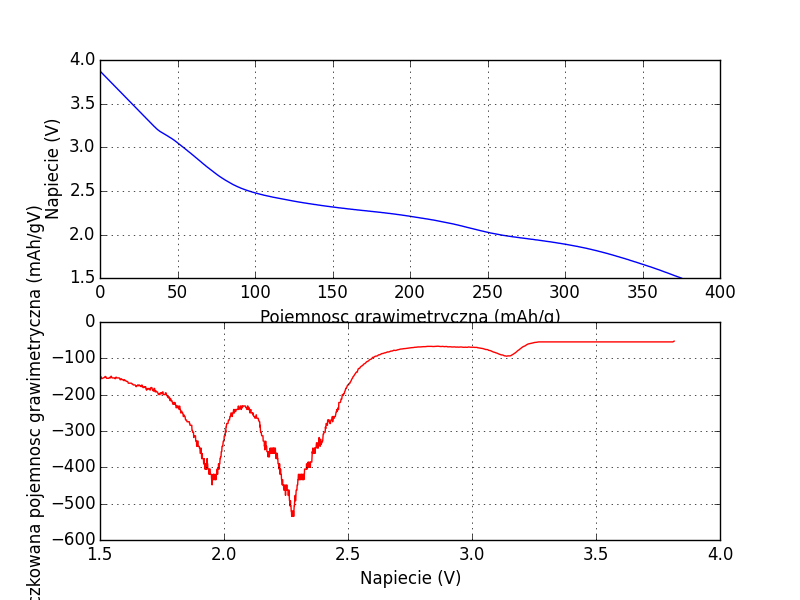

The Python source for this figure:
import numpy as np
import matplotlib.pyplot as plt

with open("zad2_bat_2_read.txt") as file:
	A=np.loadtxt(file)
time_s = A[:,0]
U_volts = A[:,1]
mass = 2e-6 #kg
I = 15.80e-6 #ampere
#czas w sekundach
#coulomb/kg
#ładunek przez masę daje miliculomby
# dT = np.average(np.gradient(time_s))
# dUdT = np.gradient(U_volts, dT)
gravimetric_capacitance_mahslashg = time_s*I/mass/3600
differentiated_capacitance = []
voltages=[]

for i in range(1,len(gravimetric_capacitance_mahslashg)-1):
	if(U_volts[i+1]-U_volts[i]!=0.0):
		differentiated_capacitance.append((gravimetric_capacitance_mahslashg[i+1]-gravimetric_capacitance_mahslashg[i-1])/(U_volts[i+1]-U_volts[i-1]))
		voltages.append(U_volts[i])

average=[]

for i in range(0,len(differentiated_capacitance)):
	przedzial = differentiated_capacitance[i-10:i+10]
	average.append(np.sum(przedzial)/len(przedzial))

doswiadczalna=max(gravimetric_capacitance_mahslashg)
teoretyczna = 0.9*442.1
fraction = doswiadczalna/teoretyczna
print(doswiadczalna, teoretyczna, fraction)

plt.ion()

plt.figure(1)
plt.title("Pojemność grawimetryczna")
plt.subplot(211)
plt.plot(gravimetric_capacitance_mahslashg, U_volts, "b-")
# plt.plot(charge, dUdT, "r-")
plt.grid()
plt.ylabel("Napiecie (V)")
plt.xlabel("Pojemnosc grawimetryczna (mAh/g)")
plt.subplot(212)
plt.plot(voltages, average, "r-")
plt.grid()
plt.xlabel("Napiecie (V)")
plt.ylabel("Zrózniczkowana pojemnosc grawimetryczna (mAh/gV)")
plt.savefig("z2.png")
plt.show()
